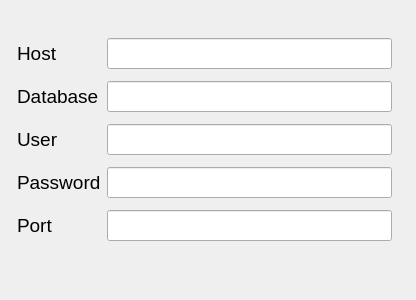
<?xml version="1.0" encoding="UTF-8"?>
<ui version="4.0">
 <class>DbSettingsWidget</class>
 <widget class="QWidget" name="DbSettingsWidget">
  <property name="geometry">
   <rect>
    <x>0</x>
    <y>0</y>
    <width>416</width>
    <height>300</height>
   </rect>
  </property>
  <property name="windowTitle">
   <string>Dialog</string>
  </property>
  <widget class="QWidget" name="layoutWidget">
   <property name="geometry">
    <rect>
     <x>14</x>
     <y>30</y>
     <width>381</width>
     <height>219</height>
    </rect>
   </property>
   <layout class="QGridLayout" name="gridLayout">
    <property name="leftMargin">
     <number>3</number>
    </property>
    <property name="topMargin">
     <number>2</number>
    </property>
    <property name="rightMargin">
     <number>3</number>
    </property>
    <property name="bottomMargin">
     <number>2</number>
    </property>
    <item row="0" column="0" colspan="2">
     <widget class="QLabel" name="hostLabel">
      <property name="font">
       <font>
        <pointsize>14</pointsize>
        <weight>50</weight>
        <bold>false</bold>
       </font>
      </property>
      <property name="text">
       <string>Host</string>
      </property>
     </widget>
    </item>
    <item row="0" column="2">
     <widget class="QLineEdit" name="hostLineEdit">
      <property name="font">
       <font>
        <pointsize>14</pointsize>
       </font>
      </property>
     </widget>
    </item>
    <item row="1" column="0" colspan="2">
     <widget class="QLabel" name="dbLabel">
      <property name="font">
       <font>
        <pointsize>14</pointsize>
        <weight>50</weight>
        <bold>false</bold>
       </font>
      </property>
      <property name="text">
       <string>Database</string>
      </property>
     </widget>
    </item>
    <item row="4" column="2">
     <widget class="QLineEdit" name="portLineEdit">
      <property name="font">
       <font>
        <pointsize>14</pointsize>
       </font>
      </property>
     </widget>
    </item>
    <item row="2" column="0" colspan="2">
     <widget class="QLabel" name="userLabel">
      <property name="font">
       <font>
        <pointsize>14</pointsize>
        <weight>50</weight>
        <bold>false</bold>
       </font>
      </property>
      <property name="text">
       <string>User</string>
      </property>
     </widget>
    </item>
    <item row="2" column="2">
     <widget class="QLineEdit" name="userLineEdit">
      <property name="font">
       <font>
        <pointsize>14</pointsize>
       </font>
      </property>
     </widget>
    </item>
    <item row="1" column="2">
     <widget class="QLineEdit" name="dbLineEdit">
      <property name="font">
       <font>
        <pointsize>14</pointsize>
       </font>
      </property>
     </widget>
    </item>
    <item row="3" column="2">
     <widget class="QLineEdit" name="passwordLineEdit">
      <property name="font">
       <font>
        <pointsize>14</pointsize>
       </font>
      </property>
      <property name="echoMode">
       <enum>QLineEdit::Password</enum>
      </property>
     </widget>
    </item>
    <item row="4" column="0" colspan="2">
     <widget class="QLabel" name="portLabel">
      <property name="font">
       <font>
        <pointsize>14</pointsize>
        <weight>50</weight>
        <bold>false</bold>
       </font>
      </property>
      <property name="text">
       <string>Port</string>
      </property>
     </widget>
    </item>
    <item row="3" column="0" colspan="2">
     <widget class="QLabel" name="passwordLabel">
      <property name="font">
       <font>
        <pointsize>14</pointsize>
        <weight>50</weight>
        <bold>false</bold>
       </font>
      </property>
      <property name="text">
       <string>Password</string>
      </property>
     </widget>
    </item>
   </layout>
  </widget>
 </widget>
 <resources/>
 <connections/>
</ui>
